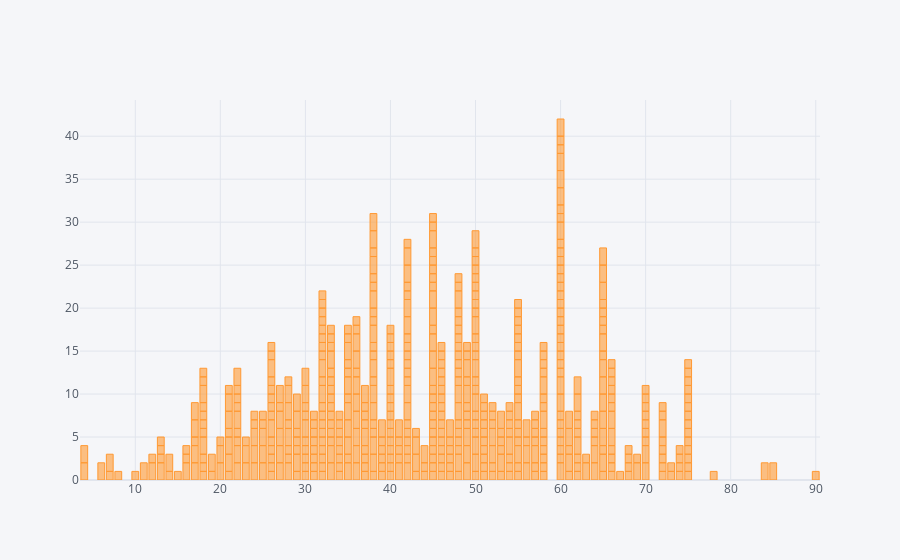

The cell this chart's notebook holds for it:
### Code cell
df.iplot(kind='bar',x='Age',y='Dataset')

### Figure 1 — Plotly figure (JSON) as saved in the notebook; plotly's stock layout.template omitted (floating-point values rounded to 4 significant figures; data arrays with more than 128 entries replaced by an {"elided": "..."} marker saying what was removed)
{"data": [{"marker": {"color": "rgba(255, 153, 51, 0.6)", "line": {"color": "rgba(255, 153, 51, 1.0)", "width": 1}}, "name": "Dataset", "orientation": "v", "text": "", "type": "bar", "x": {"elided": "583 int values"}, "y": {"elided": "583 int values"}}], "layout": {"legend": {"bgcolor": "#F5F6F9", "font": {"color": "#4D5663"}}, "paper_bgcolor": "#F5F6F9", "plot_bgcolor": "#F5F6F9", "title": {"font": {"color": "#4D5663"}}, "xaxis": {"gridcolor": "#E1E5ED", "showgrid": true, "tickfont": {"color": "#4D5663"}, "title": {"font": {"color": "#4D5663"}, "text": ""}, "zerolinecolor": "#E1E5ED"}, "yaxis": {"gridcolor": "#E1E5ED", "showgrid": true, "tickfont": {"color": "#4D5663"}, "title": {"font": {"color": "#4D5663"}, "text": ""}, "zerolinecolor": "#E1E5ED"}}}
